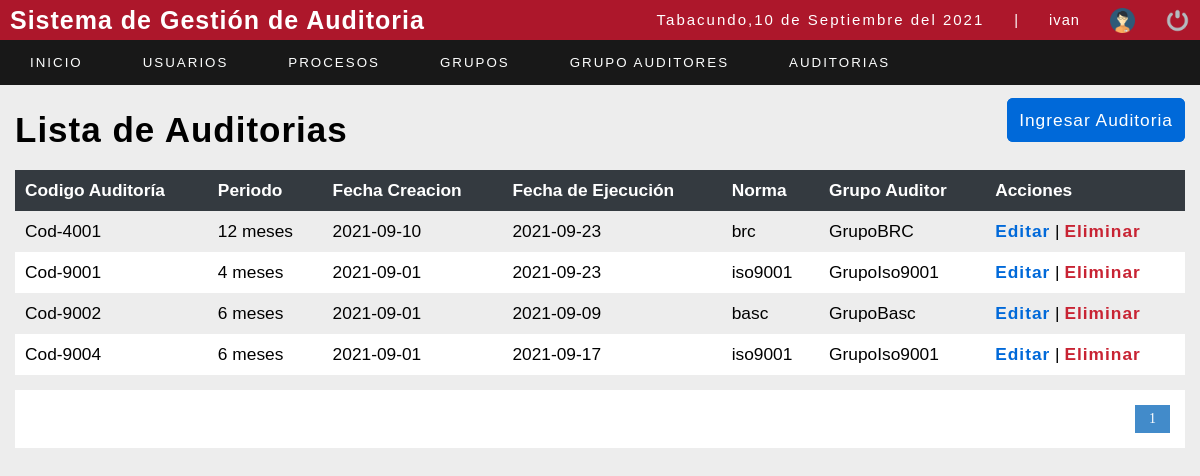
/sistema/lista_detalleauditoria.php (signed in), run on the app's committed database.
### tables this page shows
CREATE TABLE `norma` (
  `idnorma` int(11) NOT NULL,
  `nombrenorma` varchar(50) NOT NULL
);

CREATE TABLE `detalleauditoria` (
  `iddetalleauditoria` int(11) NOT NULL,
  `codigoauditoria` varchar(80) NOT NULL,
  `idperiodo` int(11) NOT NULL,
  `fechaejecucion` date NOT NULL,
  `idgrupo` int(11) NOT NULL,
  `fechacreacion` date NOT NULL DEFAULT current_timestamp(),
  `estado` int(11) NOT NULL DEFAULT 1
);

CREATE TABLE `periodo` (
  `idperiodo` int(11) NOT NULL,
  `tiempoperiodo` varchar(50) NOT NULL
);

CREATE TABLE `grupoauditor` (
  `idgrupo` int(11) NOT NULL,
  `nombregrupo` varchar(50) NOT NULL,
  `idnorma` int(11) NOT NULL,
  `activo` int(11) NOT NULL DEFAULT 1
);

### sistema/lista_detalleauditoria.php (the view, shortened to what this page needs)
<?php
include "../conexion.php";
?>
<!DOCTYPE html>
<html lang="en">
<head>
	<?php include "includes/scripts.php"; ?>
	<link rel="stylesheet" href="https://pro.fontawesome.com/releases/v5.10.0/css/all.css" />
</head>
<body>
	<?php include "includes/header.php"; ?>
	<section id="container">
		<div style="display: flex;  justify-content:space-between; margin: 20px 0px; ">
		<h1>Lista de Auditorias</h1>
		<div style="justify-content:flex-end">
		<a style="border: 2px solid #0069D9;  color: #ffffff; background-color: #0069D9; border-radius: 6px;" href="registro_auditoria.php" class="btn_save">Ingresar Auditoria</a>
	    </div>
		</div>
		<table>
			<tr>
				<th>Codigo Auditoría</th>
				<th>Periodo</th>
				<th>Fecha Creacion</th>
				<th>Fecha de Ejecución</th>
				<th>Norma</th>
				<th>Grupo Auditor</th>
				<th>Acciones</th>
			</tr>
			<?php
			$sql_registe = mysqli_query($conection, "SELECT COUNT(*) as total_registro FROM norma n, grupoauditor ga,detallegrupo dg, detalleauditoria da, periodo p WHERE P.idperiodo=da.idperiodo AND n.idnorma=ga.idnorma AND dg.idgrupo=da.idgrupo and dg.idgrupo=ga.idgrupo AND dg.idrolauditor=1");
			$result_register = mysqli_fetch_array($sql_registe);
			$total_registro = $result_register['total_registro'];
			$por_pagina = 15;
			if (empty($_GET['pagina'])) {
				$pagina = 1;
			} else {
				$pagina = $_GET['pagina'];
			}
			$desde = ($pagina - 1) * $por_pagina;
			$total_paginas = ceil($total_registro / $por_pagina);
			$query = mysqli_query($conection, "SELECT iddetalleauditoria,codigoauditoria,tiempoperiodo,fechacreacion,fechaejecucion,nombrenorma,nombregrupo FROM norma n, grupoauditor ga,detallegrupo dg, detalleauditoria da, periodo p WHERE P.idperiodo=da.idperiodo AND n.idnorma=ga.idnorma AND dg.idgrupo=da.idgrupo and dg.idgrupo=ga.idgrupo AND dg.idrolauditor=1 ORDER BY codigoauditoria ASC LIMIT $desde,$por_pagina");
			$result = mysqli_num_rows($query);
			if ($result > 0) {
				while ($data = mysqli_fetch_array($query)) {
			?>
					<tr>
						<td><?php echo $data[1]; ?></td>
						<td><?php echo $data[2]; ?></td>
						<td><?php echo $data[3]; ?></td>
						<td><?php echo $data[4]; ?></td>
						<td><?php echo $data[5]; ?></td>
						<td><?php echo $data[6]; ?></td>
						<td>
							<a class="link_edit" href="editar_auditoria.php?id=<?php echo $data[0]; ?>">Editar</a>
							<?php if ($_SESSION['rol'] == 1) { ?>
								|
								<a class="link_delete" href="eliminar_auditorias.php?id=<?php echo $data[0]; ?>">Eliminar</a>
							<?php } ?>
						</td>
					</tr>
			<?php
				}
			}
			?>
		</table>
		<div class="paginador">
			<ul>
				<?php
				for ($i = 1; $i <= $total_paginas; $i++) {
					if ($i == $pagina) {
						echo '<li class="pageSelected">' . $i . '</li>';
					} else {
						echo '<li><a href="?pagina=' . $i . '">' . $i . '</a></li>';
					}
				}
				?>
			</ul>
		</div>
	</section>
</body>
</html>

### sistema/css/style.css (style rules this page uses)
* { margin: 0; padding: 0; box-sizing: border-box; }
body { background: #ededed; }
h1, h2, h3, h4, h5, h6 { font-family: Arial, sans-serif; font-weight: bold; letter-spacing: 1px; }
h1 { font-size: 25px; }
a { text-decoration: none; font-family: Arial, sans-serif; letter-spacing: 1px; }
#container { padding: 90px 15px 15px; }
.btn_save { font-size: 13pt; background: #0069D9; padding: 10px; color: #fff; letter-spacing: 1px; border: 0; cursor: pointer; margin: 15px auto; }
#container h1 { font-size: 35px; display: inline-block; }
table { border-collapse: collapse; font-size: 13pt; font-family: Arial, sans-serif; width: 100%; }
table th { text-align: left; padding: 10px; background: #343A40; color: #fff; }
table tr:nth-child(odd) { background: #fff; }
table td { padding: 10px; }
.link_edit { font-weight: bold; color: #0069D9; }
.link_delete { font-weight: bold; color: #C82333; }
.paginador ul { padding: 15px; list-style: none; background: #FFF; margin-top: 15px; display: -webkit-flex; display: -moz-flex; display: -ms-flex; display: -o-flex; display: flex; justify-content: flex-end; }
.paginador a, .pageSelected { color: #428bca; border: 1px solid #ddd; padding: 5px; display: inline-block; font-size: 14px; text-align: center; width: 35px; }
.pageSelected { color: #FFF; background: #428bca; border: 1px solid #428bca; }

### data on the page
norma: detalleauditoria.codigoauditoria "Cod-4001", periodo.tiempoperiodo "12 meses", detalleauditoria.fechacreacion "2021-09-10", detalleauditoria.fechaejecucion "2021-09-23", nombrenorma "brc", grupoauditor.nombregrupo "GrupoBRC"
norma: detalleauditoria.codigoauditoria "Cod-9001", periodo.tiempoperiodo "4 meses", detalleauditoria.fechacreacion "2021-09-01", detalleauditoria.fechaejecucion "2021-09-23", nombrenorma "iso9001", grupoauditor.nombregrupo "GrupoIso9001", detalleauditoria.codigoauditoria "Cod-9004", periodo.tiempoperiodo "6 meses", detalleauditoria.fechaejecucion "2021-09-17"
norma: detalleauditoria.codigoauditoria "Cod-9002", periodo.tiempoperiodo "6 meses", detalleauditoria.fechacreacion "2021-09-01", detalleauditoria.fechaejecucion "2021-09-09", nombrenorma "basc", grupoauditor.nombregrupo "GrupoBasc"

### other printed values
fechaC() "10 de Septiembre del 2021"
$_SESSION['user'] "ivan"
